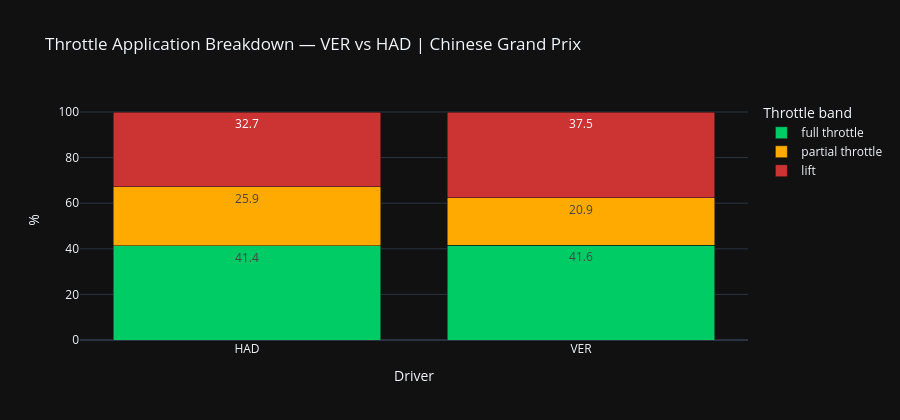

The notebook cell saved with this chart:
### Code cell
# ── 6.2 Throttle application — full throttle vs partial vs lift ───────────────
# Breaks throttle into three bands: full (>98%), partial (20–98%), lift (<20%)
# High full-throttle % = aggressive, high-downforce track or powerful PU
throttle_bands = con.execute(f"""
    SELECT
        abbreviation,
        ROUND(
            100.0 * SUM(CASE WHEN throttle >= 98 THEN 1 ELSE 0 END) / COUNT(*), 1
        ) AS full_throttle_pct,
        ROUND(
            100.0 * SUM(CASE WHEN throttle >= 20 AND throttle < 98 THEN 1 ELSE 0 END) / COUNT(*), 1
        ) AS partial_throttle_pct,
        ROUND(
            100.0 * SUM(CASE WHEN throttle < 20 THEN 1 ELSE 0 END) / COUNT(*), 1
        ) AS lift_pct
    FROM staging.stg_fastf1_telemetry
    WHERE season      = {SEASON}
      AND round       = {ROUND}
      AND abbreviation IN ('{DRIVER_A}', '{DRIVER_B}')
    GROUP BY abbreviation
""").df()

throttle_melted = throttle_bands.melt(
    id_vars="abbreviation",
    value_vars=["full_throttle_pct", "partial_throttle_pct", "lift_pct"],
    var_name="band",
    value_name="pct",
)
throttle_melted["band"] = throttle_melted["band"].str.replace("_pct", "").str.replace("_", " ")

fig = px.bar(
    throttle_melted,
    x="abbreviation",
    y="pct",
    color="band",
    title=f"Throttle Application Breakdown — {DRIVER_A} vs {DRIVER_B} | {round_name}",
    labels={"abbreviation": "Driver", "pct": "%", "band": "Throttle band"},
    template=PLOTLY_TEMPLATE,
    text="pct",
    color_discrete_map={
        "full throttle": "#00CC66",
        "partial throttle": "#FFAA00",
        "lift": "#CC3333",
    },
)
fig.update_traces(textposition="inside")
fig.update_layout(height=420, barmode="stack")
fig.show()

### Figure 1 — Plotly figure (JSON) as saved in the notebook; plotly's stock layout.template omitted (floating-point values rounded to 4 significant figures)
{"data": [{"alignmentgroup": "True", "hovertemplate": "Throttle band=full throttle<br>Driver=%{x}<br>%=%{text}<extra></extra>", "legendgroup": "full throttle", "marker": {"color": "#00CC66", "pattern": {"shape": ""}}, "name": "full throttle", "offsetgroup": "full throttle", "orientation": "v", "showlegend": true, "text": [41.4, 41.6], "textposition": "inside", "type": "bar", "x": ["HAD", "VER"], "xaxis": "x", "y": [41.4, 41.6], "yaxis": "y"}, {"alignmentgroup": "True", "hovertemplate": "Throttle band=partial throttle<br>Driver=%{x}<br>%=%{text}<extra></extra>", "legendgroup": "partial throttle", "marker": {"color": "#FFAA00", "pattern": {"shape": ""}}, "name": "partial throttle", "offsetgroup": "partial throttle", "orientation": "v", "showlegend": true, "text": [25.9, 20.9], "textposition": "inside", "type": "bar", "x": ["HAD", "VER"], "xaxis": "x", "y": [25.9, 20.9], "yaxis": "y"}, {"alignmentgroup": "True", "hovertemplate": "Throttle band=lift<br>Driver=%{x}<br>%=%{text}<extra></extra>", "legendgroup": "lift", "marker": {"color": "#CC3333", "pattern": {"shape": ""}}, "name": "lift", "offsetgroup": "lift", "orientation": "v", "showlegend": true, "text": [32.7, 37.5], "textposition": "inside", "type": "bar", "x": ["HAD", "VER"], "xaxis": "x", "y": [32.7, 37.5], "yaxis": "y"}], "layout": {"barmode": "stack", "height": 420, "legend": {"title": {"text": "Throttle band"}, "tracegroupgap": 0}, "title": {"text": "Throttle Application Breakdown — VER vs HAD | Chinese Grand Prix"}, "xaxis": {"anchor": "y", "domain": [0, 1], "title": {"text": "Driver"}}, "yaxis": {"anchor": "x", "domain": [0, 1], "title": {"text": "%"}}}}
